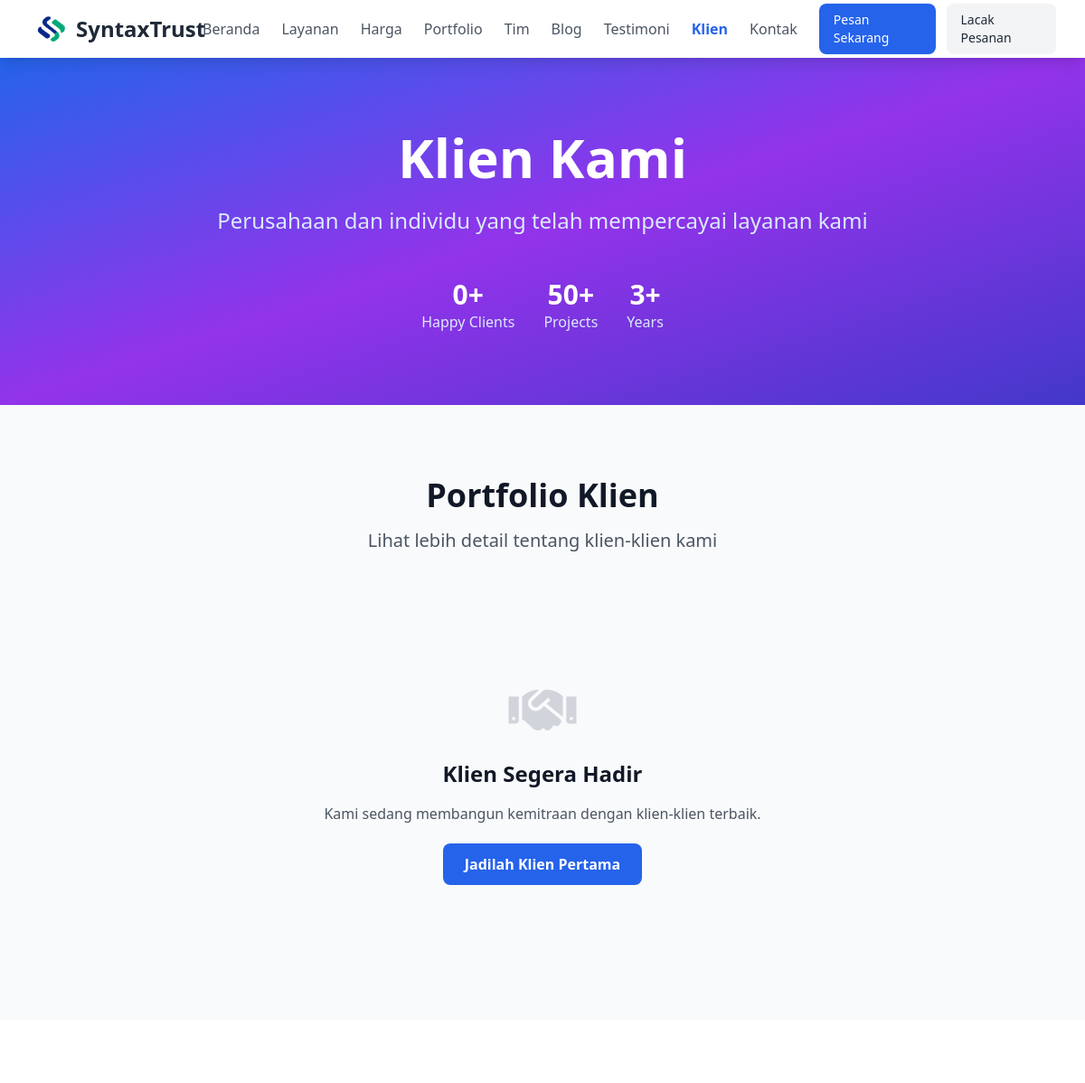
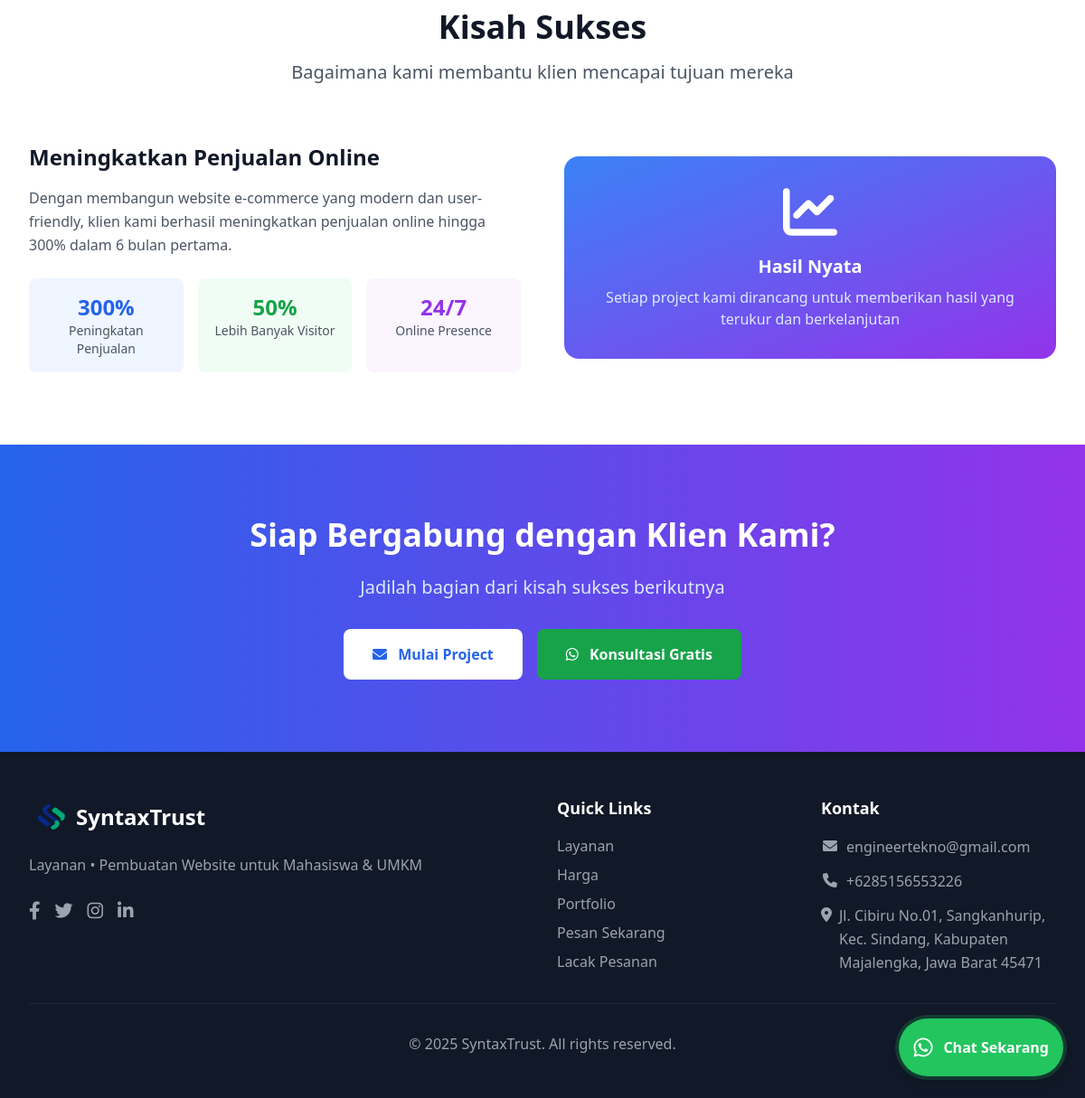
The app's page /public/clients.php with its own data (2 pictures, top to bottom).
### tables this page shows
CREATE TABLE `settings` (
  `id` int(11) NOT NULL,
  `setting_key` varchar(100) NOT NULL,
  `setting_value` text DEFAULT NULL,
  `setting_type` enum('text','number','boolean','json') DEFAULT 'text',
  `description` varchar(255) DEFAULT NULL,
  `is_public` tinyint(1) DEFAULT 1,
  `created_at` timestamp NOT NULL DEFAULT current_timestamp(),
  `updated_at` timestamp NOT NULL DEFAULT current_timestamp() ON UPDATE current_timestamp()
);

### public/includes/helpers.php (called while the page is built, shortened)
<?php
require_once __DIR__ . '/../../config/database.php';
if (!function_exists('getSetting')) {
    function getSetting($key, $default = '') {
        global $pdo;
        try {
            $stmt = $pdo->prepare("SELECT setting_value FROM settings WHERE setting_key = ? AND is_public = 1");
            $stmt->execute([$key]);
            $result = $stmt->fetch(PDO::FETCH_ASSOC);
            return $result ? $result['setting_value'] : $default;
        } catch (Exception $e) {
            return $default;
        }
    }
}
if (!function_exists('h')) {
    function h($string) {
        return htmlspecialchars((string)$string, ENT_QUOTES, 'UTF-8');
    }
}

### public/clients.php (the view, shortened to what this page needs)
<?php
require_once __DIR__ . '/includes/layout.php';
try {
    $stmt = $pdo->prepare("SELECT * FROM clients WHERE is_active = 1 ORDER BY sort_order ASC, created_at DESC");
    $stmt->execute();
    $clients = $stmt->fetchAll(PDO::FETCH_ASSOC);
} catch (Exception $e) {
    $clients = [];
}
$site_name = getSetting('site_name', 'SyntaxTrust');
$site_description = getSetting('site_description', 'Layanan Pembuatan Website untuk Mahasiswa & UMKM');
echo renderPageStart('Klien Kami - ' . $site_name, 'Klien-klien yang telah mempercayai layanan kami - ' . $site_description, 'clients.php');
?>
    <section class="bg-gradient-to-br from-blue-600 via-purple-600 to-indigo-700 text-white py-20">
        <div class="max-w-7xl mx-auto px-4 sm:px-6 lg:px-8 text-center">
            <h1 class="text-4xl md:text-6xl font-bold mb-6">Klien Kami</h1>
            <p class="text-xl md:text-2xl mb-8 text-blue-100">Perusahaan dan individu yang telah mempercayai layanan kami</p>
            <div class="flex justify-center items-center space-x-8 mt-12">
                <?php if (getSetting('clients_show_clients_stat', '1') == '1'): ?>
                <div class="text-center">
                    <div class="text-3xl font-bold">
                        <span id="clients-count"><?= getSetting('clients_count', count($clients)) ?></span>+
                    </div>
                    <div class="text-blue-100"><?= getSetting('clients_label', 'Happy Clients') ?></div>
                </div>
                <?php endif; ?>
                <?php if (getSetting('clients_show_projects_stat', '1') == '1'): ?>
                <div class="text-center">
                    <div class="text-3xl font-bold"><?= getSetting('clients_projects_count', '50') ?>+</div>
                    <div class="text-blue-100"><?= getSetting('clients_projects_label', 'Projects') ?></div>
                </div>
                <?php endif; ?>
                <?php if (getSetting('clients_show_years_stat', '1') == '1'): ?>
                <div class="text-center">
                    <div class="text-3xl font-bold"><?= getSetting('clients_years_count', '3') ?>+</div>
                    <div class="text-blue-100"><?= getSetting('clients_years_label', 'Years') ?></div>
                </div>
                <?php endif; ?>
            </div>
        </div>
    </section>
    <section class="py-20 bg-gray-50">
        <div class="max-w-7xl mx-auto px-4 sm:px-6 lg:px-8">
            <div class="text-center mb-16">
                <h2 class="text-4xl font-bold text-gray-900 mb-4">Portfolio Klien</h2>
                <p class="text-xl text-gray-600">Lihat lebih detail tentang klien-klien kami</p>
            </div>
            <?php if (empty($clients)): ?>
            <div class="text-center py-20">
                <i class="fas fa-handshake text-6xl text-gray-300 mb-6"></i>
                <h3 class="text-2xl font-bold text-gray-900 mb-4">Klien Segera Hadir</h3>
                <p class="text-gray-600 mb-8">Kami sedang membangun kemitraan dengan klien-klien terbaik.</p>
                <a href="contact.php" class="bg-blue-600 text-white px-6 py-3 rounded-lg font-semibold hover:bg-blue-700 transition-colors">
                    Jadilah Klien Pertama
                </a>
            </div>
            <?php endif; ?>
        </div>
    </section>
    <section class="py-20 bg-white">
        <div class="max-w-7xl mx-auto px-4 sm:px-6 lg:px-8">
            <div class="text-center mb-16">
                <h2 class="text-4xl font-bold text-gray-900 mb-4">Kisah Sukses</h2>
                <p class="text-xl text-gray-600">Bagaimana kami membantu klien mencapai tujuan mereka</p>
            </div>
            <div class="grid grid-cols-1 md:grid-cols-2 gap-12 items-center">
                <div>
                    <h3 class="text-2xl font-bold text-gray-900 mb-4">Meningkatkan Penjualan Online</h3>
                    <p class="text-gray-600 mb-6 leading-relaxed">
                        Dengan membangun website e-commerce yang modern dan user-friendly, klien kami berhasil meningkatkan penjualan online hingga 300% dalam 6 bulan pertama.
                    </p>
                    <div class="grid grid-cols-3 gap-4 text-center">
                        <div class="bg-blue-50 p-4 rounded-lg">
                            <div class="text-2xl font-bold text-blue-600">300%</div>
                            <div class="text-sm text-gray-600">Peningkatan Penjualan</div>
                        </div>
                        <div class="bg-green-50 p-4 rounded-lg">
                            <div class="text-2xl font-bold text-green-600">50%</div>
                            <div class="text-sm text-gray-600">Lebih Banyak Visitor</div>
                        </div>
                        <div class="bg-purple-50 p-4 rounded-lg">
                            <div class="text-2xl font-bold text-purple-600">24/7</div>
                            <div class="text-sm text-gray-600">Online Presence</div>
                        </div>
                    </div>
                </div>
                <div class="text-center">
                    <div class="bg-gradient-to-br from-blue-500 to-purple-600 rounded-2xl p-8 text-white">
                        <i class="fas fa-chart-line text-6xl mb-4"></i>
                        <h4 class="text-xl font-bold mb-2">Hasil Nyata</h4>
                        <p class="text-blue-100">Setiap project kami dirancang untuk memberikan hasil yang terukur dan berkelanjutan</p>
                    </div>
                </div>
            </div>
        </div>
    </section>
    <section class="py-20 bg-gradient-to-r from-blue-600 to-purple-600 text-white">
        <div class="max-w-4xl mx-auto px-4 sm:px-6 lg:px-8 text-center">
            <h2 class="text-3xl md:text-4xl font-bold mb-6">Siap Bergabung dengan Klien Kami?</h2>
            <p class="text-xl mb-8 text-blue-100">Jadilah bagian dari kisah sukses berikutnya</p>
            <div class="flex flex-col sm:flex-row gap-4 justify-center">
                <a href="contact.php" class="bg-white text-blue-600 px-8 py-4 rounded-lg font-semibold hover:bg-gray-100 transition-colors">
                    <i class="fas fa-envelope mr-2"></i>
                    Mulai Project
                </a>
                <a href="https://wa.me/<?= str_replace(['+', '-', ' '], '', getSetting('company_whatsapp', '6285156553226')) ?>?text=Halo, saya tertarik menjadi klien"
                   target="_blank"
                   class="bg-green-600 text-white px-8 py-4 rounded-lg font-semibold hover:bg-green-700 transition-colors">
                    <i class="fab fa-whatsapp mr-2"></i>
                    Konsultasi Gratis
                </a>
            </div>
        </div>
    </section>
    <?php echo renderPageEnd(); ?>

### public/includes/shared-components.php (shortened to what this page needs)
<?php
function renderNavigation($current_page = '') {
    $site_name = getSetting('site_name', 'SyntaxTrust');
    $nav_items = [
        'index.php' => 'Beranda',
        'services.php' => 'Layanan',
        'pricing.php' => 'Harga',
        'portfolio.php' => 'Portfolio',
        'team.php' => 'Tim',
        'blog.php' => 'Blog',
        'testimonials.php' => 'Testimoni',
        'clients.php' => 'Klien',
        'contact.php' => 'Kontak'
    ];
    $action_items = [
        'checkout.php' => ['label' => 'Pesan Sekarang', 'class' => 'bg-blue-600 text-white px-4 py-2 rounded-lg hover:bg-blue-700'],
        'order-tracking.php' => ['label' => 'Lacak Pesanan', 'class' => 'bg-gray-100 text-gray-800 px-4 py-2 rounded-lg hover:bg-gray-200']
    ];
    ?>
    <nav class="bg-white shadow-lg sticky top-0 z-40">
        <div class="max-w-7xl mx-auto px-4 sm:px-6 lg:px-8">
            <div class="flex justify-between h-16">
                <div class="flex items-center">
                    <a href="index.php" class="flex items-center space-x-1">
                        <img src="assets/img/fix_logo_new.png" alt="<?= h($site_name) ?>" class="h-12 w-12">
                        <span class="text-2xl font-bold text-gray-800"><?= h($site_name) ?></span>
                    </a>
                </div>
                <div class="hidden md:flex items-center space-x-6">
                    <?php foreach ($nav_items as $page => $label): ?>
                    <a href="<?= $page ?>" class="<?= $current_page === $page ? 'text-blue-600 font-semibold' : 'text-gray-600 hover:text-blue-600' ?> transition-colors">
                        <?= $label ?>
                    </a>
                    <?php endforeach; ?>
                    <div class="flex items-center space-x-3 ml-4">
                        <?php foreach ($action_items as $page => $item): ?>
                        <a href="<?= $page ?>" class="<?= $item['class'] ?> transition-colors text-sm font-medium">
                            <?= $item['label'] ?>
                        </a>
                        <?php endforeach; ?>
                    </div>
                </div>
            </div>
        </div>
    </nav>
    <?php
    return ob_get_clean();
}
function renderFooter() {
    $site_name = getSetting('site_name', 'SyntaxTrust');
    $site_description = getSetting('site_description', 'Layanan Pembuatan Website untuk Mahasiswa & UMKM');
    ?>
    <footer class="bg-gray-900 text-white py-12">
        <div class="max-w-7xl mx-auto px-4 sm:px-6 lg:px-8">
            <div class="grid grid-cols-1 md:grid-cols-4 gap-8">
                <div class="md:col-span-2">
                    <div class="flex items-center space-x-1 mb-4">
                        <img src="assets/img/fix_logo_new.png" alt="<?= h($site_name) ?>" class="h-12 w-12">
                        <h3 class="text-2xl font-bold"><?= h($site_name) ?></h3>
                    </div>
                    <p class="text-gray-400 mb-6 leading-relaxed"><?= h($site_description) ?></p>
                    <div class="flex space-x-4">
                        <a href="<?= h(getSetting('social_media_facebook', '#')) ?>" class="text-gray-400 hover:text-white transition-colors">
                            <i class="fab fa-facebook-f text-xl"></i>
                        </a>
                        <a href="<?= h(getSetting('social_media_twitter', '#')) ?>" class="text-gray-400 hover:text-white transition-colors">
                            <i class="fab fa-twitter text-xl"></i>
                        </a>
                        <a href="<?= h(getSetting('social_media_instagram', '#')) ?>" class="text-gray-400 hover:text-white transition-colors">
                            <i class="fab fa-instagram text-xl"></i>
                        </a>
                        <a href="<?= h(getSetting('social_media_linkedin', '#')) ?>" class="text-gray-400 hover:text-white transition-colors">
                            <i class="fab fa-linkedin-in text-xl"></i>
                        </a>
                    </div>
                </div>
                <div>
                    <h4 class="text-lg font-semibold mb-4">Quick Links</h4>
                    <ul class="space-y-2">
                        <li><a href="services.php" class="text-gray-400 hover:text-white transition-colors">Layanan</a></li>
                        <li><a href="pricing.php" class="text-gray-400 hover:text-white transition-colors">Harga</a></li>
                        <li><a href="portfolio.php" class="text-gray-400 hover:text-white transition-colors">Portfolio</a></li>
                        <li><a href="checkout.php" class="text-gray-400 hover:text-white transition-colors">Pesan Sekarang</a></li>
                        <li><a href="order-tracking.php" class="text-gray-400 hover:text-white transition-colors">Lacak Pesanan</a></li>
                    </ul>
                </div>
                <div>
                    <h4 class="text-lg font-semibold mb-4">Kontak</h4>
                    <ul class="space-y-3 text-gray-400">
                        <li class="flex items-start">
                            <i class="fas fa-envelope mt-1 w-5 text-center text-gray-400"></i>
                            <span class="ml-2 leading-relaxed break-words"><?= h(getSetting('contact_email')) ?></span>
                        </li>
                        <li class="flex items-start">
                            <i class="fas fa-phone mt-1 w-5 text-center text-gray-400"></i>
                            <span class="ml-2 leading-relaxed break-words"><?= h(getSetting('contact_phone')) ?></span>
                        </li>
                        <li class="flex items-start">
                            <i class="fas fa-map-marker-alt mt-1 w-5 text-center text-gray-400"></i>
                            <span class="ml-2 leading-relaxed break-words"><?= h(getSetting('address')) ?></span>
                        </li>
                    </ul>
                </div>
            </div>
            <div class="border-t border-gray-800 pt-8 mt-8 text-center">
                <p class="text-gray-400">&copy; <?= date('Y') ?> <?= h($site_name) ?>. All rights reserved.</p>
            </div>
        </div>
    </footer>
    <?php
    return ob_get_clean();
}
function renderWhatsAppButton() {
    $whatsapp = getSetting('company_whatsapp', '6285156553226');
    $clean_number = str_replace(['+', '-', ' '], '', $whatsapp);
    ?>
    <div id="whatsapp-float" class="fixed bottom-6 right-6 z-50">
        <a href="https://wa.me/<?= $clean_number ?>?text=Halo, saya tertarik dengan layanan Anda"
           target="_blank"
           class="bg-green-500 hover:bg-green-600 text-white rounded-full p-4 shadow-lg hover:shadow-xl transition-all duration-300 transform hover:scale-110 flex items-center justify-center group animate-pulse-custom ring-4 ring-green-500/20">
            <i class="fab fa-whatsapp text-2xl"></i>
            <span class="ml-3 font-semibold opacity-100 transition-opacity duration-300 whitespace-nowrap">
                Chat Sekarang
            </span>
        </a>
    </div>
    <?php
    return ob_get_clean();
}
    ?>

### public/includes/shared-components.php (style rules this page uses)
.animate-pulse-custom { animation: pulse 2s infinite; }
* { transition: color 0.2s ease, background-color 0.2s ease, transform 0.2s ease; }

### records on screen
settings: setting_value "SyntaxTrust"
settings: setting_value "Layanan • Pembuatan Website untuk Mahasiswa & UMKM"
settings: setting_value "engineertekno@gmail.com"
settings: setting_value "+6285156553226"
settings: setting_value "Jl. Cibiru No.01, Sangkanhurip, Kec. Sindang, Kabupaten Majalengka, Jawa Barat 45471"

### other values on screen
$label "Beranda"
$label "Layanan"
$label "Harga"
$label "Portfolio"
$label "Tim"
$label "Blog"
$label "Testimoni"
$label "Klien"
$label "Kontak"
$item['label'] "Pesan Sekarang"
$item['label'] "Lacak Pesanan"
getSetting('clients_count', count($clients)) "0"
getSetting('clients_label', 'Happy Clients') "Happy Clients"
getSetting('clients_projects_count', '50') "50"
getSetting('clients_projects_label', 'Projects') "Projects"
